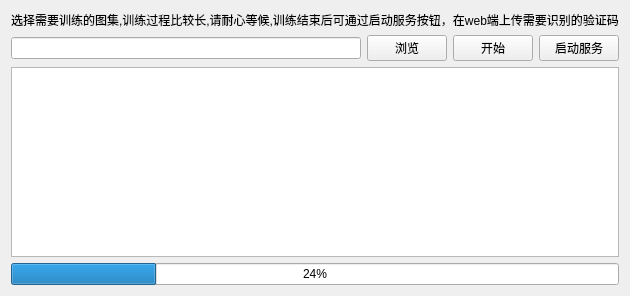
<?xml version="1.0" encoding="UTF-8"?>
<ui version="4.0">
 <class>TrainForm</class>
 <widget class="QWidget" name="TrainForm">
  <property name="geometry">
   <rect>
    <x>0</x>
    <y>0</y>
    <width>526</width>
    <height>296</height>
   </rect>
  </property>
  <property name="windowTitle">
   <string>Form</string>
  </property>
  <layout class="QGridLayout" name="gridLayout">
   <item row="1" column="2">
    <widget class="QPushButton" name="StartpushButton">
     <property name="text">
      <string>开始</string>
     </property>
    </widget>
   </item>
   <item row="0" column="0" colspan="4">
    <widget class="QLabel" name="label">
     <property name="text">
      <string>选择需要训练的图集,训练过程比较长,请耐心等候,训练结束后可通过启动服务按钮，在web端上传需要识别的验证码</string>
     </property>
    </widget>
   </item>
   <item row="1" column="0">
    <widget class="QLineEdit" name="lineEdit">
     <property name="readOnly">
      <bool>true</bool>
     </property>
    </widget>
   </item>
   <item row="2" column="0" colspan="4">
    <widget class="QTextBrowser" name="textBrowser"/>
   </item>
   <item row="1" column="3">
    <widget class="QPushButton" name="ServerpushButton">
     <property name="text">
      <string>启动服务</string>
     </property>
    </widget>
   </item>
   <item row="1" column="1">
    <widget class="QPushButton" name="ChooseFilepushButton">
     <property name="text">
      <string>浏览</string>
     </property>
    </widget>
   </item>
   <item row="3" column="0" colspan="4">
    <widget class="QProgressBar" name="progressBar">
     <property name="value">
      <number>24</number>
     </property>
    </widget>
   </item>
  </layout>
 </widget>
 <resources/>
 <connections/>
</ui>
